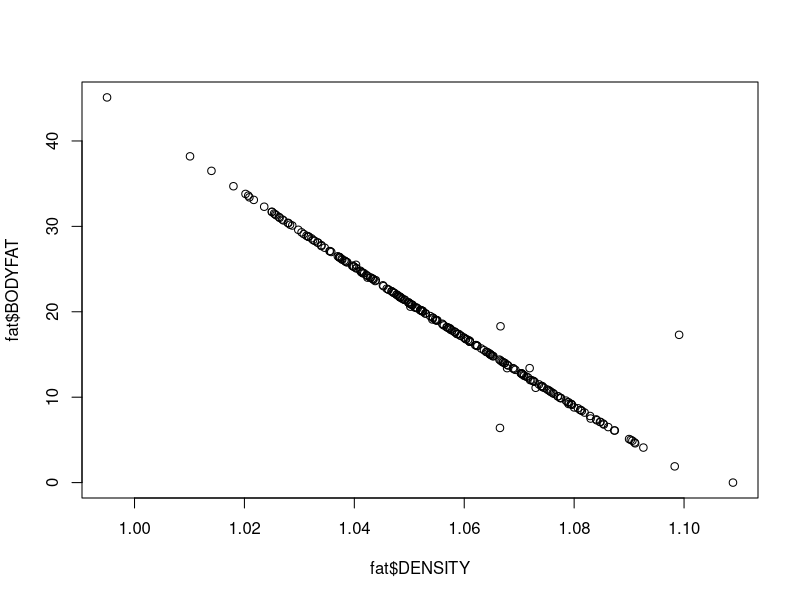
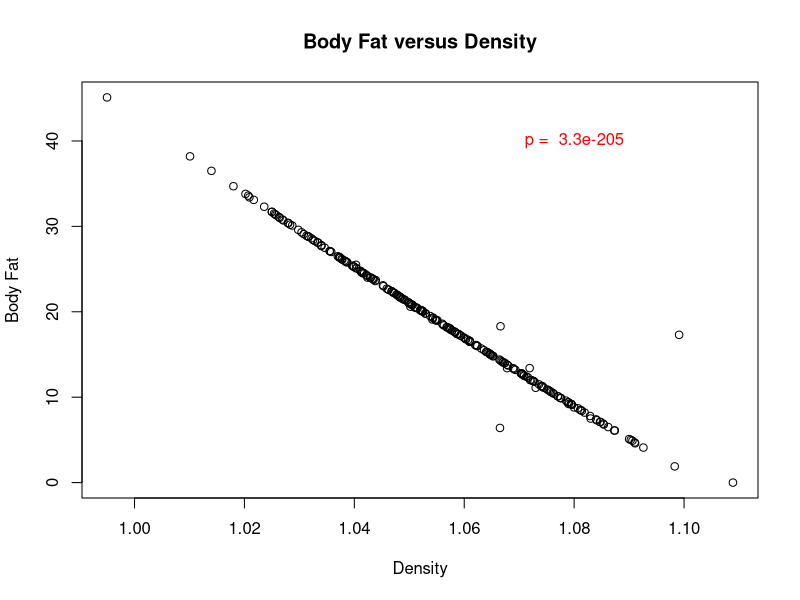
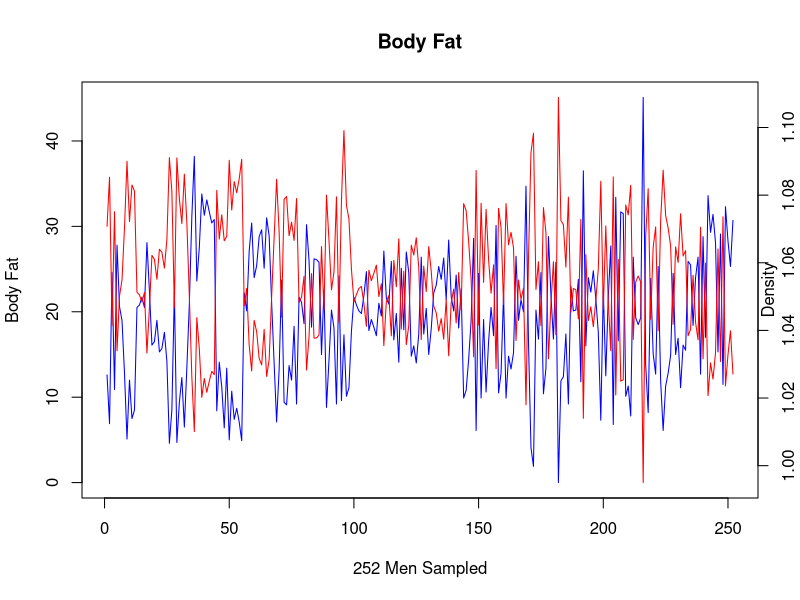
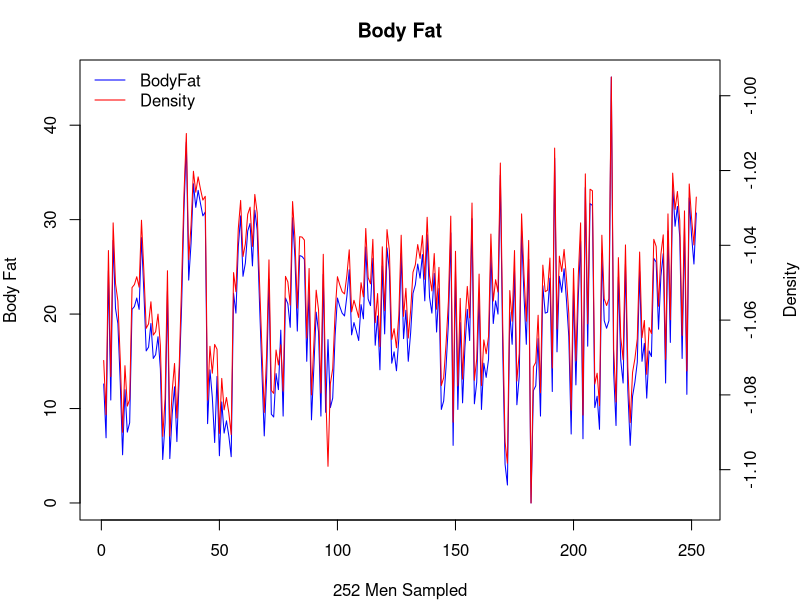
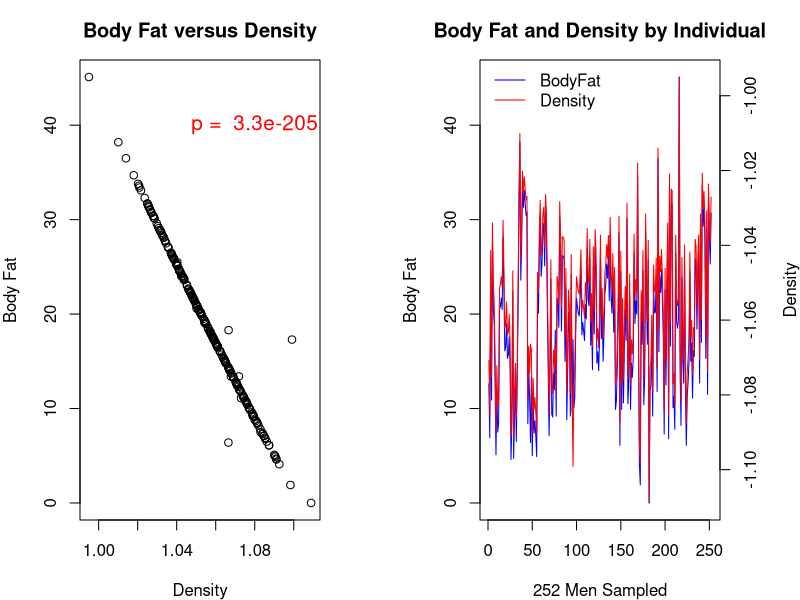
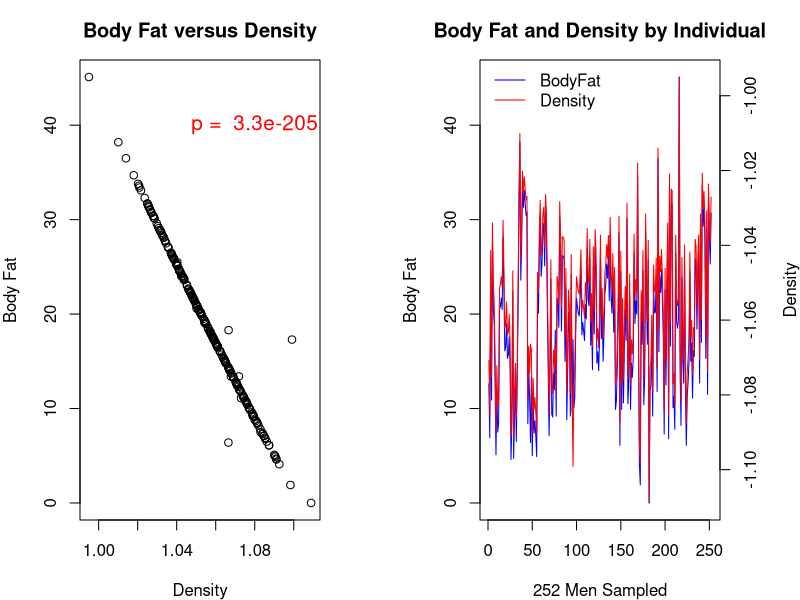

Recreate these plots in R, in order.
## ---- chunk 1
fat=read.csv(file="BodyFat.csv")
## ---- chunk 2
#plot density and bodyfat
plot(fat$BODYFAT~fat$DENSITY)
## ---- chunk 3
#redo the statistical correlation
cor.test(fat$BODYFAT,fat$DENSITY)

#remember we can isolate just the p-value
p=cor.test(fat$BODYFAT,fat$DENSITY)$p.value

#to print it, we can just 'call' p:
p

#let's round this to look a bit nicer when we add it to our plot
round(p,2)

#hmm, not quite right, we can use the function `signif` to round scientific notation figures
signif(p,2)

#to add it to our plot, we will use the function `paste` which will append "p = " to the actual value of p.
paste("p = ",signif(p,2))
## ---- chunk 4
#re-plot data with labels
plot(fat$BODYFAT~fat$DENSITY,main="Body Fat versus Density", xlab="Density",ylab="Body Fat")

#now, we can use the `text` function to add this to the plot
#note: to put it in the upper left quadrant, I added x and y coordinates. Feel free to move it around and change the color.
text(1.08,40,paste("p = ",signif(p,2)),col="red")
## ---- chunk 5
#plot body fat per individual
plot(fat$IDNO,fat$BODYFAT,col="blue", main="Body Fat",xlab="252 Men Sampled", ylab="Body Fat",type="l")

#add margin text to label the 2nd y-axis
mtext("Density",side=4) 

#call a new plot
par(new=T)

#now, intialize an empty plot of density per individual (x-axis needs to be the same to make this work!)
#note we have used type="n" to make an empty plot, disabled the axes and made labels empty
plot(fat$IDNO,fat$DENSITY,type="n",axes=F,ylab="",xlab="")

#now, we plot the second y-axis, axis 4
axis(4)

#add lines to this axis
lines(fat$IDNO,fat$DENSITY,col="red")
## ---- chunk 6
#first, let's adjust the margin parameters so we can better see the second y-axis
par(mar=c(4,4,3,4))

#replot bodyfat
plot(fat$IDNO,fat$BODYFAT,col="blue", main="Body Fat",xlab="252 Men Sampled", ylab="Body Fat",type="l")

#move margin text outward so it does not run into tick marks
mtext("Density",side=4, line=3)

#okay, take 2 of the density plot
par(new=T)
plot(fat$IDNO,-fat$DENSITY,type="n",axes=F,ylab="",xlab="")
axis(4)
lines(fat$IDNO,-fat$DENSITY,col="red")
#yep, inverting is really that easy!

#finally, let's add a legend
legend("topleft",c("BodyFat","Density"),col=c("blue","red"), lwd=1, bty="n")
## ---- chunk 7
#intialize a PDF file
pdf(file="Body_Fat.pdf",height=5,width=11)

#set it up to have two plots, one row, two columns
par(mfrow=c(1,2))

#panel one
par(mar=c(4,4,3,4))
plot(fat$BODYFAT~fat$DENSITY,main="Body Fat versus Density", xlab="Density",ylab="Body Fat")
text(1.08,40,paste("p = ",signif(p,2)),col="red",cex=1.25)

#panel two
par(mar=c(4,4,3,4))
plot(fat$IDNO,fat$BODYFAT,col="blue", main="Body Fat and Density by Individual",xlab="252 Men Sampled", ylab="Body Fat",type="l")
mtext("Density",side=4, line=3)
par(new=T)
plot(fat$IDNO,-fat$DENSITY,type="n",axes=F,ylab="",xlab="")
axis(4)
lines(fat$IDNO,-fat$DENSITY,col="red")
legend("topleft",c("BodyFat","Density"),col=c("blue","red"), lwd=1, bty="n")

#turn off the plotting device
dev.off()
## ---- chunk 8
par(mfrow=c(1,2))
par(mar=c(4,4,3,4))
plot(fat$BODYFAT~fat$DENSITY,main="Body Fat versus Density", xlab="Density",ylab="Body Fat")
text(1.08,40,paste("p = ",signif(p,2)),col="red",cex=1.25)
par(mar=c(4,4,3,4))
plot(fat$IDNO,fat$BODYFAT,col="blue", main="Body Fat and Density by Individual",xlab="252 Men Sampled", ylab="Body Fat",type="l")
mtext("Density",side=4, line=3)
par(new=T)
plot(fat$IDNO,-fat$DENSITY,type="n",axes=F,ylab="",xlab="")
axis(4)
lines(fat$IDNO,-fat$DENSITY,col="red")
legend("topleft",c("BodyFat","Density"),col=c("blue","red"), lwd=1, bty="n")
